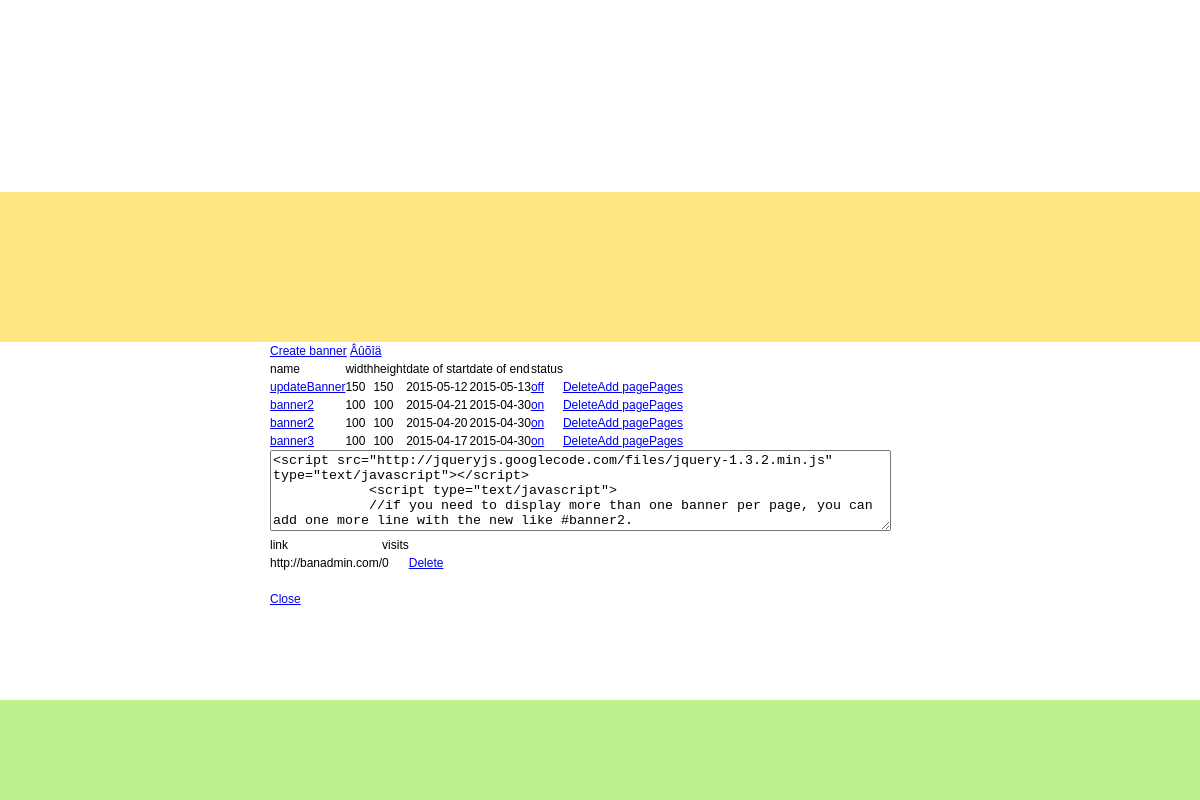
/?type=pages&id=1 (signed in), run on the app's committed database.
### tables this page shows
CREATE TABLE IF NOT EXISTS `banners` (
  `id` int(11) NOT NULL AUTO_INCREMENT,
  `user_id` int(11) NOT NULL,
  `name` varchar(52) NOT NULL,
  `status` tinyint(1) NOT NULL,
  `width` int(11) NOT NULL,
  `height` int(11) NOT NULL,
  `dateofstart` date DEFAULT NULL,
  `dateofend` date DEFAULT NULL,
  `content` text NOT NULL,
  PRIMARY KEY (`id`)
);

CREATE TABLE IF NOT EXISTS `pages` (
  `id` int(11) NOT NULL AUTO_INCREMENT,
  `banner_id` int(11) NOT NULL,
  `link` text NOT NULL,
  `visits` int(11) NOT NULL,
  PRIMARY KEY (`id`)
);

### www/scripts/Tools.php (called while the page is built, shortened)
<?php
class Tools {
    public static function factory($type){
        if(include_once'scripts/'.$type.'.php'){
            return new $type;
        }else{
            throw new Exception('Script not found.');
        }
    }
    function connect($host,$login,$password,$database){
        if(isset($password)){
            $link = mysql_connect($host,$login,$password) or die(mysql_error());
        }else{
            $link = mysql_connect($host,$login) or die(mysql_error());
            mysql_select_db($database) or die(mysql_error());
        }
        return $link;
    }
}

### www/scripts/BannerGateway.php (called while the page is built, shortened)
<?php
class BannerGateway {
    function find_users_banner($user_id){
        $result = mysql_query("SELECT * FROM `banners` WHERE user_id = $user_id");
        return $result;
    }
}

### www/scripts/PagesGateway.php (called while the page is built, shortened)
<?php
class PagesGateway {
    function select($banner_id){
        $result = mysql_query("SELECT * FROM `pages` WHERE banner_id = $banner_id" )or die(mysql_error());
        return $result;
    }
}

### www/scripts/Banner.php (the view, shortened to what this page needs)
<?php
class Banner {
    private $user_id;
    function __construct($user_id){
        $this->user_id = $user_id;
    }
    function show_user_banners(){
        $gateway = Tools::factory("BannerGateway");
        $banners=$gateway->find_users_banner($this->user_id);
        echo " <table>
                <tr>
                <td>name</td>
                <td>width</td>
                <td>height</td>
                <td>date of start</td>
                <td>date of end</td>
                <td>status</td>
                <td></td></tr>";
        while($row=mysql_fetch_array($banners)){
            if(strnatcasecmp($row['status'],"1")==0){
                $status='on';
            }else{
                $status="off";
            }
            echo "<tr><td><a href='?type=update&id=".$row['id']."'>". $row['name']."</a> </td><td> ". $row['width']." </td><td>" . $row['height']. " </td><td>". $row['dateofstart']."</td><td>".$row['dateofend']."</td><td><a href='?type=change&id=".$row['id']."'>  ".$status."</a> </td><td><a href='?type=delete&id=".$row['id']."'>Delete</a></td><td><a href='?type=add_page&id=".$row['id']."'>Add page</a></td><td><a href='?type=pages&id=".$row['id']."'>Pages</a></td></tr>";
        }
        echo"</table>";
    }
}

### www/index.php (shortened to what this page needs)
<!DOCTYPE html>
<html>
<head>
    <link href="style.css" rel="stylesheet">
</head>
<body>
<div class="wrapper">
    <header class="header">
    </header>
    <div class="container">
        <main class="content">
<?php
include('scripts/Banner.php');
include('scripts/Pages.php');
if(USER_LOGGED) {
    echo "<a href='?type=create'>Create banner</a> ";
    echo"<a href='?logout'>Âûõîä</a>";
    $banners = new Banner($user_id);
    $banners->show_user_banners($user_id);
    echo '<textarea contenteditable="true" rows="5" cols="75"><script src="http://jqueryjs.googlecode.com/files/jquery-1.3.2.min.js" type="text/javascript"></script>
            <script type="text/javascript">
            //if you need to display more than one banner per page, you can add one more line with the new like #banner2.
                $(document).ready(function(){
                $("#banner").load("display_banner.php?user_id='.$user_id.'");})
            </script>
        <div id="banner"></div>
        </textarea>';
    if(isset($_GET['type'])&&$_GET['type']=='pages'){
        $page = new Pages($_GET['id']);
        $page->show_pages();
    }
}else{
    sign_in();
}
?>
        </main>
    </div>
</div>
<footer class="footer">
</footer>
</body>
</html>

### www/scripts/Pages.php (shortened to what this page needs)
<?php
class Pages {
    private $banner_id;
    function __construct($banner_id){
        $this->banner_id=$banner_id;
    }
    function show_pages(){
        $gateway = Tools::factory("PagesGateway");
        $pages=$gateway->select($this->banner_id);
        echo " <table>
                <tr>
                <td>link</td>
                <td>visits</td>
                </tr>";
        while($row=mysql_fetch_array($pages)){
            echo "<tr><td>". $row['link']."</td><td>".$row['visits']."</td><td><a href='?type=delete_page&id=".$row['id']."'>Delete</a></td></tr>";
        }
        echo"</table><br><a href='index.php'>Close</a>";
    }
}

### www/css/style.css (style rules this page uses)
html, body, div, span, applet, object, iframe, h1, h2, h3, h4, h5, h6, p, blockquote, pre, a, abbr, acronym, address, big, cite, code, del, dfn, em, img, ins, kbd, q, s, samp, small, strike, strong, sub, sup, tt, var, b, u, i, center, dl, dt, dd, ol, ul, li, fieldset, form, label, legend, table, caption, tbody, tfoot, thead, tr, th, td, article, aside, canvas, details, embed, figure, figcaption, footer, header, hgroup, menu, nav, output, ruby, section, summary, time, mark, audio, video { margin: 0; padding: 0; border: 0; font-size: 100%; font: inherit; vertical-align: baseline; }
article, aside, details, figcaption, figure, footer, header, hgroup, menu, nav, section { display: block; }
body { line-height: 1; }
table { border-collapse: collapse; border-spacing: 0; }
html { height: 100%; }
article, aside, details, figcaption, figure, footer, header, hgroup, main, nav, section, summary { display: block; }
body { font: 12px/18px Arial, sans-serif; height: 100%; }
.wrapper { width: 100%; align-content: center; min-width: 1000px; min-height: 100%; height: auto !important; height: 100%; }
.header { height: 150px; background: #FFE680; }
.container { width: 100%; float: left; overflow: hidden; }
.content { padding: 0 0 0 270px; }
.footer { margin: -100px auto 0; min-width: 1000px; height: 100px; background: #BFF08E; position: relative; }

### data on the page
banners: name "updateBanner", width "150", height "150", dateofstart "2015-05-12", dateofend "2015-05-13", status "off"
banners: name "banner2", width "100", height "100", dateofstart "2015-04-21", dateofend "2015-04-30", status "on"
banners: name "banner2", width "100", height "100", dateofstart "2015-04-20", dateofend "2015-04-30", status "on"
banners: name "banner3", width "100", height "100", dateofstart "2015-04-17", dateofend "2015-04-30", status "on"
pages: link "http://banadmin.com/", visits "0"
